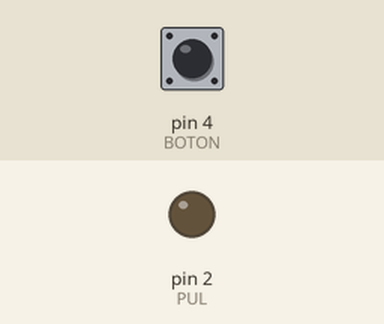
This sketch was run on a simulated Arduino Uno, built with avr-gcc and run on an emulated ATmega328P. Parts: output pins drawn as LEDs (lit = HIGH). The test bench sets the inputs (shaded band); at power-on: pin 4 (BOTON) LOW. What the sketch prints to the serial monitor is not drawn.

Above: at 1.2 s.
1.3 s: pin 4 (BOTON) pulled HIGH for 0.15 s
At 1.54 s:
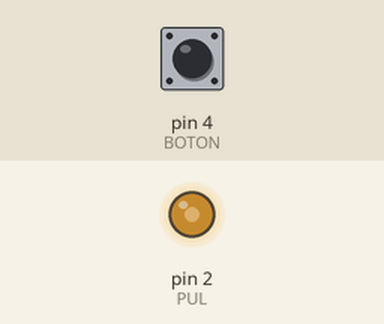
3.2 s: pin 4 (BOTON) pulled HIGH for 1 s
At 4.3 s:
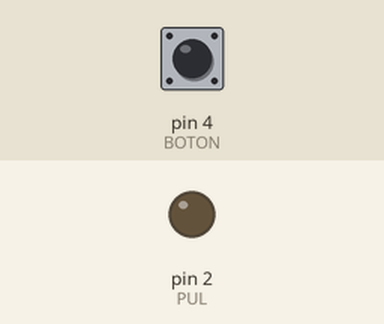
Timing chart, 0 to 6.2 s (numbered marks = the images above; inputs shaded):
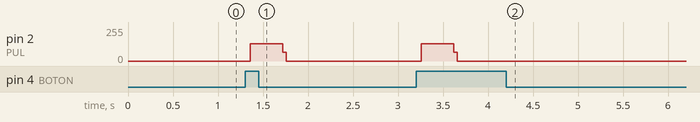

Measured:
- after the input at 1.3 s, pin 2 (PUL): 0/255 → 128/255 after 0.06 s, → 0/255 0.36 s later
- after the input at 3.2 s, pin 2 (PUL): 0/255 → 128/255 after 0.06 s, → 0/255 0.36 s later

The sketch:

L3_P2_b_v2.ino
```cpp
//----------PREÁMBULO-----------//

int PUL = 2;     //define PUL+ en el PIN 2
int BOTON = 4;   //define PIN 3
int subpaso = 400;   //define microstepping del driver
int pulsos = 40;    //define cuantos grados se moverá
int f = 100;     //define la velocidad (Hz)
float t_ms;       //periodo total (ms)
float r;     //tiempo en cada estado (HIGH=LOW)
float rpm;  // velocidad del movimiento
float mov_ang;   //ángulo de giro (°)
int c = 0;    //contador de pulsos

//---------CONFIGURACIÓN--------//

void setup() {

  Serial.begin(9600);  //comunicación
  pinMode(PUL, OUTPUT);
  pinMode(BOTON, INPUT);   //entrada digital

  t_ms = 1000.0 / f;
  r = t_ms / 2.0;
  rpm = (f * 60.0) / subpaso;
  mov_ang = pulsos * (360.0 / subpaso);


  Serial.print("Pulsos: "); Serial.println(pulsos);
  Serial.print("Frecuencia [Hz]: "); Serial.println(f);
  Serial.print("Periodo [ms]: "); Serial.println(t_ms);
  Serial.print("Tiempo por estado [ms]: "); Serial.println(r);
  Serial.print("Velocidad [rpm]: "); Serial.println(rpm);
  Serial.print("Giro [°]: "); Serial.println(mov_ang);

}

//-----------EJECUCIÓN----------//

void loop() {

  if (digitalRead(BOTON) == HIGH) {
    c = 0;
    while (c < pulsos) {
      digitalWrite(PUL, HIGH);
      delay(r);
      digitalWrite(PUL, LOW);
      delay(r);
      c = c + 1;
    }

    while (digitalRead(BOTON) == HIGH);
  }
}
```
